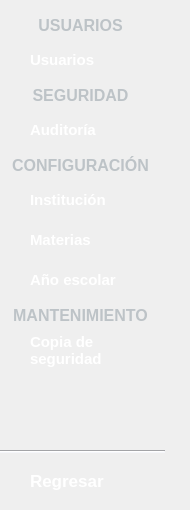
      <widget class="QWidget" name="menu_admin">
       <widget class="QPushButton" name="btnGestion_usuarios">
        <property name="geometry">
         <rect>
          <x>10</x>
          <y>40</y>
          <width>171</width>
          <height>40</height>
         </rect>
        </property>
        <property name="sizePolicy">
         <sizepolicy hsizetype="Minimum" vsizetype="Fixed">
          <horstretch>0</horstretch>
          <verstretch>0</verstretch>
         </sizepolicy>
        </property>
        <property name="minimumSize">
         <size>
          <width>80</width>
          <height>40</height>
         </size>
        </property>
        <property name="maximumSize">
         <size>
          <width>200</width>
          <height>40</height>
         </size>
        </property>
        <property name="font">
         <font>
          <family>Segoe UI</family>
          <pointsize>11</pointsize>
          <italic>false</italic>
          <bold>true</bold>
         </font>
        </property>
        <property name="cursor">
         <cursorShape>PointingHandCursor</cursorShape>
        </property>
        <property name="toolTip">
         <string/>
        </property>
        <property name="layoutDirection">
         <enum>Qt::LayoutDirection::LeftToRight</enum>
        </property>
        <property name="styleSheet">
         <string notr="true">QPushButton {
   background: transparent;
    color: #FFFFFF;
    border: none;
    padding: 2px 16px;
    border-radius: 15px;
	text-align: left;
    padding-left: 20px; /* Mueve el ícono a la derecha un poco */
}
QPushButton:hover {
	
	background-color: rgb(69, 98, 126);
}
QPushButton:checked {
    background-color: #f5f6fa;
 	color: #2d2d2d;
	
}</string>
        </property>
        <property name="text">
         <string>Usuarios</string>
        </property>
        <property name="icon">
         <iconset resource="../icons/resources_ui.qrc">
          <normaloff>:/icons/gestion_usuarios_w.png</normaloff>
          <normalon>:/icons/gestion_usuarios_b.png</normalon>:/icons/gestion_usuarios_w.png</iconset>
        </property>
        <property name="iconSize">
         <size>
          <width>18</width>
          <height>18</height>
         </size>
        </property>
        <property name="checkable">
         <bool>true</bool>
        </property>
        <property name="checked">
         <bool>false</bool>
        </property>
        <property name="autoExclusive">
         <bool>false</bool>
        </property>
        <attribute name="buttonGroup">
         <string notr="true">buttonGroup</string>
        </attribute>
       </widget>
       <widget class="QLabel" name="lblResumenGeneral_2">
        <property name="geometry">
         <rect>
          <x>0</x>
          <y>10</y>
          <width>161</width>
          <height>31</height>
         </rect>
        </property>
        <property name="font">
         <font>
          <family>Segoe UI</family>
          <pointsize>12</pointsize>
          <bold>true</bold>
         </font>
        </property>
        <property name="styleSheet">
         <string notr="true">color: #bdc3c7</string>
        </property>
        <property name="text">
         <string>USUARIOS</string>
        </property>
        <property name="alignment">
         <set>Qt::AlignmentFlag::AlignCenter</set>
        </property>
       </widget>
       <widget class="QLabel" name="lblResumenGeneral_3">
        <property name="geometry">
         <rect>
          <x>0</x>
          <y>80</y>
          <width>161</width>
          <height>31</height>
         </rect>
        </property>
        <property name="font">
         <font>
          <family>Segoe UI</family>
          <pointsize>12</pointsize>
          <bold>true</bold>
         </font>
        </property>
        <property name="styleSheet">
         <string notr="true">color: #bdc3c7</string>
        </property>
        <property name="text">
         <string>SEGURIDAD</string>
        </property>
        <property name="alignment">
         <set>Qt::AlignmentFlag::AlignCenter</set>
        </property>
       </widget>
       <widget class="QPushButton" name="btnAuditoria">
        <property name="geometry">
         <rect>
          <x>10</x>
          <y>110</y>
          <width>171</width>
          <height>40</height>
         </rect>
        </property>
        <property name="sizePolicy">
         <sizepolicy hsizetype="Minimum" vsizetype="Fixed">
          <horstretch>0</horstretch>
          <verstretch>0</verstretch>
         </sizepolicy>
        </property>
        <property name="minimumSize">
         <size>
          <width>80</width>
          <height>30</height>
         </size>
        </property>
        <property name="maximumSize">
         <size>
          <width>200</width>
          <height>40</height>
         </size>
        </property>
        <property name="font">
         <font>
          <family>Segoe UI</family>
          <pointsize>11</pointsize>
          <italic>false</italic>
          <bold>true</bold>
         </font>
        </property>
        <property name="cursor">
         <cursorShape>PointingHandCursor</cursorShape>
        </property>
        <property name="layoutDirection">
         <enum>Qt::LayoutDirection::LeftToRight</enum>
        </property>
        <property name="styleSheet">
         <string notr="true">QPushButton {
   background: transparent;
    color: #FFFFFF;
    border: none;
    padding: 2px 16px;
    border-radius: 15px;
	text-align: left;
    padding-left: 20px; /* Mueve el ícono a la derecha un poco */
}
QPushButton:hover {
	
	background-color: rgb(69, 98, 126);
}
QPushButton:checked {
    background-color: #f5f6fa;
 	color: #2d2d2d;
	
}</string>
        </property>
        <property name="text">
         <string>Auditoría</string>
        </property>
        <property name="icon">
         <iconset resource="../icons/resources_ui.qrc">
          <normaloff>:/icons/auditoria_w.png</normaloff>
          <normalon>:/icons/auditoria_b.png</normalon>:/icons/auditoria_w.png</iconset>
        </property>
        <property name="iconSize">
         <size>
          <width>18</width>
          <height>18</height>
         </size>
        </property>
        <property name="checkable">
         <bool>true</bool>
        </property>
        <property name="checked">
         <bool>false</bool>
        </property>
        <property name="autoExclusive">
         <bool>false</bool>
        </property>
        <attribute name="buttonGroup">
         <string notr="true">buttonGroup</string>
        </attribute>
       </widget>
       <widget class="QLabel" name="lblResumenGeneral_4">
        <property name="geometry">
         <rect>
          <x>0</x>
          <y>150</y>
          <width>161</width>
          <height>31</height>
         </rect>
        </property>
        <property name="font">
         <font>
          <family>Segoe UI</family>
          <pointsize>12</pointsize>
          <bold>true</bold>
         </font>
        </property>
        <property name="styleSheet">
         <string notr="true">color: #bdc3c7</string>
        </property>
        <property name="text">
         <string>CONFIGURACIÓN</string>
        </property>
        <property name="alignment">
         <set>Qt::AlignmentFlag::AlignCenter</set>
        </property>
       </widget>
       <widget class="QPushButton" name="btnDatos_institucion">
        <property name="geometry">
         <rect>
          <x>10</x>
          <y>180</y>
          <width>171</width>
          <height>40</height>
         </rect>
        </property>
        <property name="sizePolicy">
         <sizepolicy hsizetype="Minimum" vsizetype="Fixed">
          <horstretch>0</horstretch>
          <verstretch>0</verstretch>
         </sizepolicy>
        </property>
        <property name="minimumSize">
         <size>
          <width>80</width>
          <height>30</height>
         </size>
        </property>
        <property name="maximumSize">
         <size>
          <width>200</width>
          <height>40</height>
         </size>
        </property>
        <property name="font">
         <font>
          <family>Segoe UI</family>
          <pointsize>11</pointsize>
          <italic>false</italic>
          <bold>true</bold>
         </font>
        </property>
        <property name="cursor">
         <cursorShape>PointingHandCursor</cursorShape>
        </property>
        <property name="layoutDirection">
         <enum>Qt::LayoutDirection::LeftToRight</enum>
        </property>
        <property name="styleSheet">
         <string notr="true">QPushButton {
   background: transparent;
    color: #FFFFFF;
    border: none;
    padding: 2px 16px;
    border-radius: 15px;
	text-align: left;
    padding-left: 20px; /* Mueve el ícono a la derecha un poco */
}
QPushButton:hover {
	
	background-color: rgb(69, 98, 126);
}
QPushButton:checked {
    background-color: #f5f6fa;
 	color: #2d2d2d;
	
}</string>
        </property>
        <property name="text">
         <string>Institución</string>
        </property>
        <property name="icon">
         <iconset resource="../icons/resources_ui.qrc">
          <normaloff>:/icons/datos_institucion_w.png</normaloff>
          <normalon>:/icons/datos_institucion_b.png</normalon>:/icons/datos_institucion_w.png</iconset>
        </property>
        <property name="iconSize">
         <size>
          <width>18</width>
          <height>18</height>
         </size>
        </property>
        <property name="checkable">
         <bool>true</bool>
        </property>
        <property name="checked">
         <bool>false</bool>
        </property>
        <property name="autoExclusive">
         <bool>false</bool>
        </property>
        <attribute name="buttonGroup">
         <string notr="true">buttonGroup</string>
        </attribute>
       </widget>
       <widget class="QLabel" name="lblResumenGeneral_5">
        <property name="geometry">
         <rect>
          <x>0</x>
          <y>300</y>
          <width>161</width>
          <height>31</height>
         </rect>
        </property>
        <property name="font">
         <font>
          <family>Segoe UI</family>
          <pointsize>12</pointsize>
          <bold>true</bold>
         </font>
        </property>
        <property name="styleSheet">
         <string notr="true">color: #bdc3c7</string>
        </property>
        <property name="text">
         <string>MANTENIMIENTO</string>
        </property>
        <property name="alignment">
         <set>Qt::AlignmentFlag::AlignCenter</set>
        </property>
       </widget>
       <widget class="QPushButton" name="btnCopia_seguridad">
        <property name="geometry">
         <rect>
          <x>10</x>
          <y>330</y>
          <width>171</width>
          <height>40</height>
         </rect>
        </property>
        <property name="sizePolicy">
         <sizepolicy hsizetype="Minimum" vsizetype="Fixed">
          <horstretch>0</horstretch>
          <verstretch>0</verstretch>
         </sizepolicy>
        </property>
        <property name="minimumSize">
         <size>
          <width>80</width>
          <height>30</height>
         </size>
        </property>
        <property name="maximumSize">
         <size>
          <width>200</width>
          <height>40</height>
         </size>
        </property>
        <property name="font">
         <font>
          <family>Segoe UI</family>
          <pointsize>11</pointsize>
          <italic>false</italic>
          <bold>true</bold>
         </font>
        </property>
        <property name="cursor">
         <cursorShape>PointingHandCursor</cursorShape>
        </property>
        <property name="layoutDirection">
         <enum>Qt::LayoutDirection::LeftToRight</enum>
        </property>
        <property name="styleSheet">
         <string notr="true">QPushButton {
   background: transparent;
    color: #FFFFFF;
    border: none;
    padding: 2px 16px;
    border-radius: 15px;
	text-align: left;
    padding-left: 20px; /* Mueve el ícono a la derecha un poco */
}
QPushButton:hover {
	
	background-color: rgb(69, 98, 126);
}
QPushButton:checked {
    background-color: #f5f6fa;
 	color: #2d2d2d;
	
}</string>
        </property>
        <property name="text">
         <string>Copia de
seguridad</string>
        </property>
        <property name="icon">
         <iconset resource="../icons/resources_ui.qrc">
          <normaloff>:/icons/copia_seguridad_w.png</normaloff>
          <normalon>:/icons/copia_seguridad_b.png</normalon>:/icons/copia_seguridad_w.png</iconset>
        </property>
        <property name="iconSize">
         <size>
          <width>18</width>
          <height>18</height>
         </size>
        </property>
        <property name="checkable">
         <bool>true</bool>
        </property>
        <property name="checked">
         <bool>false</bool>
        </property>
        <property name="autoExclusive">
         <bool>false</bool>
        </property>
        <attribute name="buttonGroup">
         <string notr="true">buttonGroup</string>
        </attribute>
       </widget>
       <widget class="QPushButton" name="btnRegresar_admin">
        <property name="geometry">
         <rect>
          <x>10</x>
          <y>460</y>
          <width>141</width>
          <height>41</height>
         </rect>
        </property>
        <property name="sizePolicy">
         <sizepolicy hsizetype="Minimum" vsizetype="Fixed">
          <horstretch>0</horstretch>
          <verstretch>0</verstretch>
         </sizepolicy>
        </property>
        <property name="minimumSize">
         <size>
          <width>50</width>
          <height>40</height>
         </size>
        </property>
        <property name="maximumSize">
         <size>
          <width>200</width>
          <height>50</height>
         </size>
        </property>
        <property name="font">
         <font>
          <family>Segoe UI</family>
          <pointsize>13</pointsize>
          <bold>true</bold>
         </font>
        </property>
        <property name="cursor">
         <cursorShape>PointingHandCursor</cursorShape>
        </property>
        <property name="toolTip">
         <string/>
        </property>
        <property name="layoutDirection">
         <enum>Qt::LayoutDirection::LeftToRight</enum>
        </property>
        <property name="styleSheet">
         <string notr="true">QPushButton {
   background: transparent;
    color: #FFFFFF;
    border: none;
    padding: 8px 16px;
    border-radius: 15px;
	text-align: left;
    padding-left: 20px; /* Mueve el ícono a la derecha un poco */
}
QPushButton:hover {
	
	background-color: rgb(69, 98, 126);
}
QPushButton:checked {
    background-color: #f5f6fa;
 	color: #2d2d2d;
	
}</string>
        </property>
        <property name="text">
         <string>Regresar</string>
        </property>
        <property name="icon">
         <iconset resource="../icons/resources_ui.qrc">
          <normaloff>:/icons/regresar_w.png</normaloff>:/icons/regresar_w.png</iconset>
        </property>
        <property name="iconSize">
         <size>
          <width>30</width>
          <height>30</height>
         </size>
        </property>
        <property name="checkable">
         <bool>false</bool>
        </property>
        <property name="checked">
         <bool>false</bool>
        </property>
       </widget>
       <widget class="Line" name="lineSeparadora_2">
        <property name="geometry">
         <rect>
          <x>0</x>
          <y>450</y>
          <width>165</width>
          <height>3</height>
         </rect>
        </property>
        <property name="minimumSize">
         <size>
          <width>100</width>
          <height>3</height>
         </size>
        </property>
        <property name="maximumSize">
         <size>
          <width>560</width>
          <height>3</height>
         </size>
        </property>
        <property name="styleSheet">
         <string notr="true">background-color: #f5f6fa;</string>
        </property>
        <property name="orientation">
         <enum>Qt::Orientation::Horizontal</enum>
        </property>
       </widget>
       <widget class="QPushButton" name="btnGestion_materias">
        <property name="geometry">
         <rect>
          <x>10</x>
          <y>220</y>
          <width>171</width>
          <height>40</height>
         </rect>
        </property>
        <property name="sizePolicy">
         <sizepolicy hsizetype="Minimum" vsizetype="Fixed">
          <horstretch>0</horstretch>
          <verstretch>0</verstretch>
         </sizepolicy>
        </property>
        <property name="minimumSize">
         <size>
          <width>80</width>
          <height>30</height>
         </size>
        </property>
        <property name="maximumSize">
         <size>
          <width>200</width>
          <height>40</height>
         </size>
        </property>
        <property name="font">
         <font>
          <family>Segoe UI</family>
          <pointsize>11</pointsize>
          <italic>false</italic>
          <bold>true</bold>
         </font>
        </property>
        <property name="cursor">
         <cursorShape>PointingHandCursor</cursorShape>
        </property>
        <property name="layoutDirection">
         <enum>Qt::LayoutDirection::LeftToRight</enum>
        </property>
        <property name="styleSheet">
         <string notr="true">QPushButton {
   background: transparent;
    color: #FFFFFF;
    border: none;
    padding: 2px 16px;
    border-radius: 15px;
	text-align: left;
    padding-left: 20px; /* Mueve el ícono a la derecha un poco */
}
QPushButton:hover {
	
	background-color: rgb(69, 98, 126);
}
QPushButton:checked {
    background-color: #f5f6fa;
 	color: #2d2d2d;
	
}</string>
        </property>
        <property name="text">
         <string>Materias</string>
        </property>
        <property name="icon">
         <iconset resource="../icons/resources_ui.qrc">
          <normaloff>:/icons/gestion_materias_w.png</normaloff>
          <normalon>:/icons/gestion_materias_b.png</normalon>:/icons/gestion_materias_w.png</iconset>
        </property>
        <property name="iconSize">
         <size>
          <width>18</width>
          <height>18</height>
         </size>
        </property>
        <property name="checkable">
         <bool>true</bool>
        </property>
        <property name="checked">
         <bool>false</bool>
        </property>
        <property name="autoExclusive">
         <bool>false</bool>
        </property>
        <attribute name="buttonGroup">
         <string notr="true">buttonGroup</string>
        </attribute>
       </widget>
       <widget class="QPushButton" name="btnAnio_escolar">
        <property name="geometry">
         <rect>
          <x>10</x>
          <y>260</y>
          <width>171</width>
          <height>40</height>
         </rect>
        </property>
        <property name="sizePolicy">
         <sizepolicy hsizetype="Minimum" vsizetype="Fixed">
          <horstretch>0</horstretch>
          <verstretch>0</verstretch>
         </sizepolicy>
        </property>
        <property name="minimumSize">
         <size>
          <width>80</width>
          <height>30</height>
         </size>
        </property>
        <property name="maximumSize">
         <size>
          <width>200</width>
          <height>40</height>
         </size>
        </property>
        <property name="font">
         <font>
          <family>Segoe UI</family>
          <pointsize>11</pointsize>
          <italic>false</italic>
          <bold>true</bold>
         </font>
        </property>
        <property name="cursor">
         <cursorShape>PointingHandCursor</cursorShape>
        </property>
        <property name="layoutDirection">
         <enum>Qt::LayoutDirection::LeftToRight</enum>
        </property>
        <property name="styleSheet">
         <string notr="true">QPushButton {
   background: transparent;
    color: #FFFFFF;
    border: none;
    padding: 2px 16px;
    border-radius: 15px;
	text-align: left;
    padding-left: 20px; /* Mueve el ícono a la derecha un poco */
}
QPushButton:hover {
	
	background-color: rgb(69, 98, 126);
}
QPushButton:checked {
    background-color: #f5f6fa;
 	color: #2d2d2d;
	
}</string>
        </property>
        <property name="text">
         <string>Año escolar</string>
        </property>
        <property name="icon">
         <iconset resource="../icons/resources_ui.qrc">
          <normaloff>:/icons/calendario-diario.png</normaloff>
          <normalon>:/icons/calendario-diario (1).png</normalon>:/icons/calendario-diario.png</iconset>
        </property>
        <property name="iconSize">
         <size>
          <width>18</width>
          <height>18</height>
         </size>
        </property>
        <property name="checkable">
         <bool>true</bool>
        </property>
        <property name="checked">
         <bool>false</bool>
        </property>
        <property name="autoExclusive">
         <bool>false</bool>
        </property>
        <attribute name="buttonGroup">
         <string notr="true">buttonGroup</string>
        </attribute>
       </widget>
      </widget>
